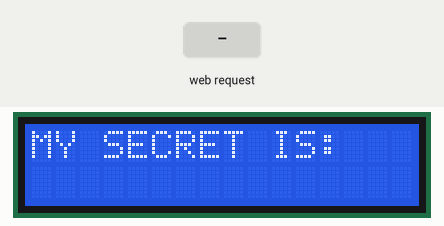
A sketch run on a simulated ESP32. On the bench: 16×2 character LCD. The inputs (shaded band) are chosen by the test bench.

Above: at 1.2 s.
1.3 s: HTTP request GET /secret received
At 2.5 s:
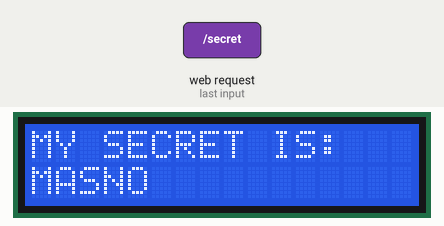
2.8 s: HTTP request GET /secret received
At 3.9 s:
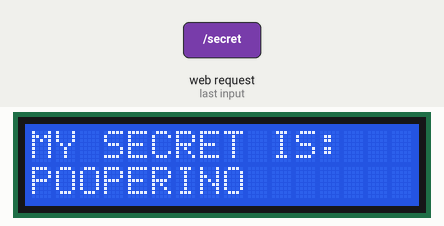
4.3 s: HTTP request GET /secret received
At 5.2 s:
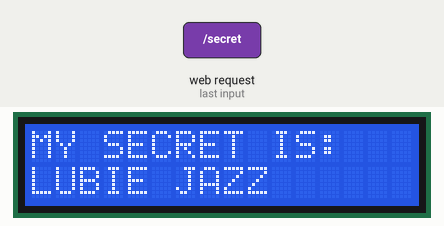
5.8 s: HTTP request GET /secret received
At 6.5 s:
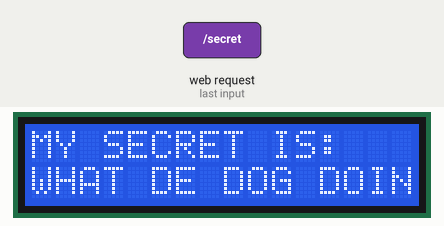
Timing chart, 0 to 8.3 s (numbered marks = the images above; inputs shaded):
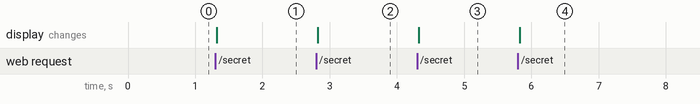

Measured:
- after the input at 1.3 s, the display: changes at once (image 1)
- after the input at 2.8 s, the display: changes at once (image 2)
- after the input at 4.3 s, the display: changes at once (image 3)
- after the input at 5.8 s, the display: changes at once (image 4)

The sketch:

server_ttyUSB0.ino
```cpp
#include "WiFi.h"
#include "ESPAsyncWebServer.h"
#include <LiquidCrystal.h>

// Set your access point network credentials
const char* ssid = "ESP32-Access-Point";
const char* password = "123456789";
const char *secrets[] = {"LUBIE JAZZ", "FROGS ROCK", "POOPERINO", "WHAT DE DOG DOIN", "LUZ PACHWINA", "MASNO"};
AsyncWebServer server(80);

LiquidCrystal lcd(19, 23, 18, 17, 16, 15);

String getSecret() {
  int secretIndex = millis() % (sizeof(secrets)/sizeof(secrets[0]));
  lcd.setCursor(0, 1);
  lcd.print("                 ");
  lcd.setCursor(0, 1);
  lcd.print(secrets[secretIndex]);
  delay(500);
  return secrets[secretIndex];
}

unsigned long previousMillis = 0;
const long interval = 2000;

void setup(){
  lcd.begin(16, 2);
  lcd.print("MY SECRET IS:");
  WiFi.softAP(ssid, password);
  IPAddress IP = WiFi.softAPIP();
  server.on("/secret", HTTP_GET, [](AsyncWebServerRequest *request){
    request->send_P(200, "text/plain", getSecret().c_str());
  });
  server.begin();
}

void loop(){
//  unsigned long currentMillis = millis();
//  if(currentMillis - previousMillis >= interval) {
//    lcd.setCursor(0, 1);
//    lcd.print("                 ");
//    lcd.setCursor(0, 1);
//    lcd.print(getSecret().c_str());
//    previousMillis = currentMillis;
//  }
}
```
